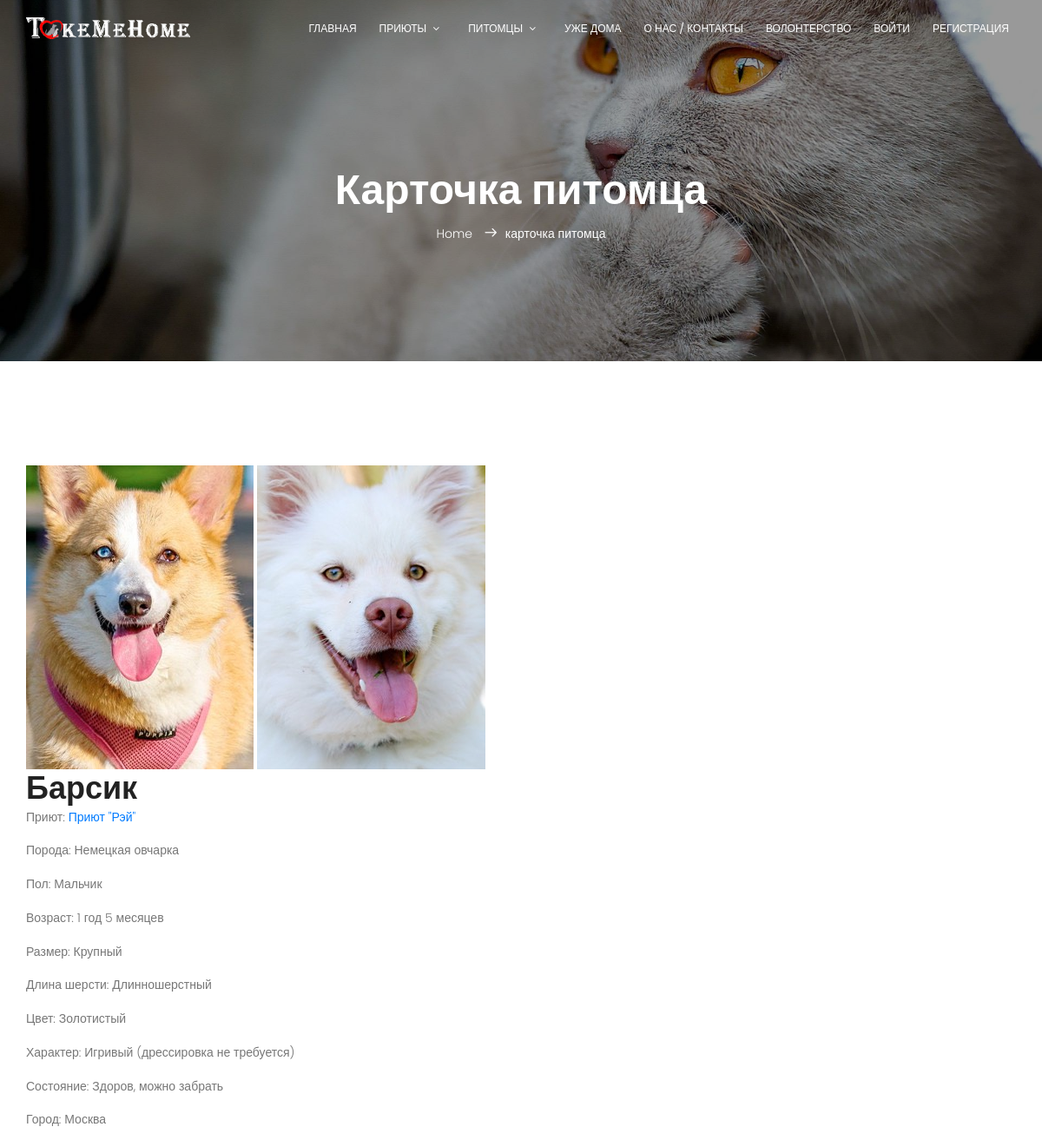
The app's page /pets/40/ (upper part), older data.
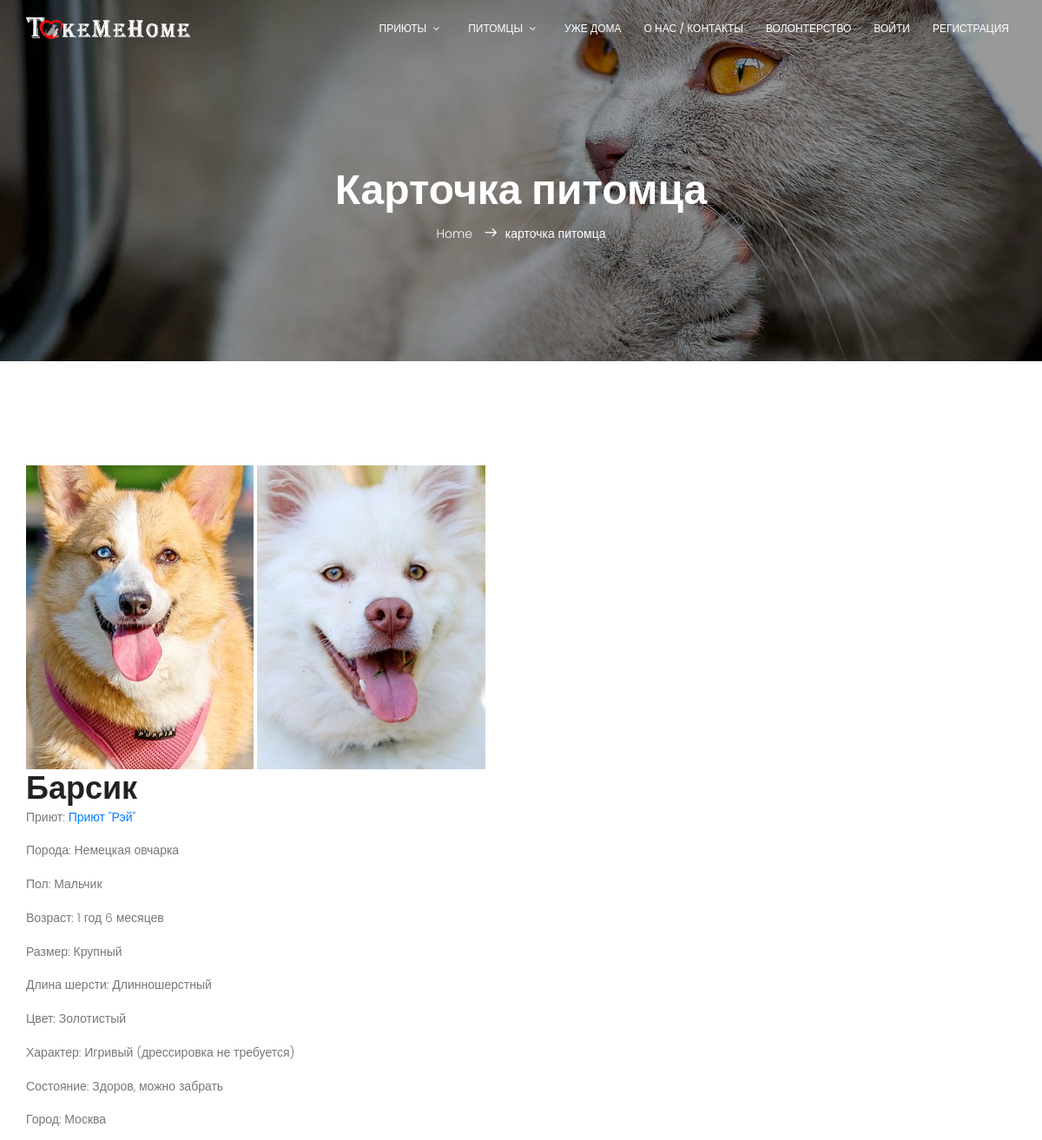
The same page, newer data.
### mainapp/models.py (models this page shows, shortened)
class Core(models.Model):
    class Meta:
        ordering = ('-is_active', 'sort', 'name')
        verbose_name = 'Ядро'
        verbose_name_plural = 'Ядра'
    name = models.CharField(verbose_name='заголовок объекта', max_length=255, null=True)
    description = models.TextField(verbose_name='описание объекта', blank=True, null=True)
    sort = models.IntegerField(verbose_name='номер объекта для сортировки', default=0, blank=True, null=False)
    is_active = models.BooleanField(verbose_name='активен ли объект', default=True, db_index=True)
    created = models.DateTimeField(verbose_name='создан', auto_now_add=True)
    updated = models.DateTimeField(verbose_name='обновлен', auto_now=True)
    def __str__(self):
        return f'{self.name}' if self.name else ''

class Menu(Core):
    class Meta:
        ordering = ('parent_id', 'sort', 'name')
        verbose_name = 'Элемент меню'
        verbose_name_plural = 'Меню сайта'
    url = models.CharField('ссылка', max_length=255, blank=False, null=False, default='#')
    css_class = models.CharField('CSS-Класс блока меню', max_length=30, null=False, blank=True, default='')
    seen_guests = models.BooleanField('виден незарегистрированным пользователям', default=True)
    seen_users = models.BooleanField('виден зарегистрированным пользователям', default=False)
    seen_shelters = models.BooleanField('виден приютам', default=False)
    parent = models.ForeignKey('self', verbose_name='суперкласс меню', null=True, blank=True, related_name='submenus', on_delete=models.CASCADE)
    objects = MenuManager()
    def __getattr__(self, attr):
        if attr.startswith('get_menu_'):
            return type(self).objects.get_menu(attr[9:])
        return super().__getattr__(attr)
    def get_url(self):
        return reverse(self.url) if ':' in self.url else self.url

class Core(models.Model):
    class Meta:
        ordering = ('-is_active', 'sort', 'name')
        verbose_name = 'Ядро'
        verbose_name_plural = 'Ядра'
    name = models.CharField(verbose_name='заголовок объекта', max_length=255, null=True)
    description = models.TextField(verbose_name='описание объекта', blank=True, null=True)
    sort = models.IntegerField(verbose_name='номер объекта для сортировки', default=0, blank=True, null=False)
    is_active = models.BooleanField(verbose_name='активен ли объект', default=True, db_index=True)
    created = models.DateTimeField(verbose_name='создан', auto_now_add=True)
    updated = models.DateTimeField(verbose_name='обновлен', auto_now=True)
    def __str__(self):
        return f'{self.name}' if self.name else ''

class Picture(Core):
    class Meta:
        ordering = ('sort', 'updated')
        verbose_name = 'Картинка'
        verbose_name_plural = 'Картинки'
    image = models.ImageField(upload_to='images')
    related_obj = models.ForeignKey(Core, verbose_name='изображения', null=True, blank=True, related_name='images', on_delete=models.CASCADE)

class Pet(Core):
    pet_shelter = models.ForeignKey(Shelter, on_delete=models.CASCADE, related_name='pets', blank=False, null=False)
    pet_category = models.ForeignKey(PetCategory, on_delete=models.CASCADE)
    pet_status = models.ForeignKey(PetStatus, on_delete=models.CASCADE)
    pet_breed = models.ForeignKey(PetBreed, on_delete=models.CASCADE)
    pet_gender = models.ForeignKey(PetGender, on_delete=models.CASCADE)
    pet_size = models.ForeignKey(PetSize, on_delete=models.CASCADE)
    pet_wool_length = models.ForeignKey(PetWool, on_delete=models.CASCADE)
    pet_color = models.ForeignKey(PetColor, on_delete=models.CASCADE)
    pet_character = models.ForeignKey(PetCharacter, on_delete=models.CASCADE)
    age = models.PositiveIntegerField(verbose_name='возраст (лет)', default=0)
    month = models.PositiveIntegerField(verbose_name='возраст (мес)', default=0)

class Shelter(Core):
    shelter_logo = models.ImageField(upload_to='shelter/images', verbose_name='логотип приюта', blank=True)
    shelter_city = models.ForeignKey(City, verbose_name='город', related_name='shelters', null=False, blank=False, on_delete=models.PROTECT)
    shelter_address = models.CharField(verbose_name='адрес', max_length=255, null=False, blank=False, unique=True)
    shelter_phone = models.CharField(verbose_name='телефон', max_length=17, null=False, blank=False, unique=True)
    shelter_email = models.EmailField(verbose_name='эл.почта', null=False, blank=False, unique=True)

### mainapp/views.py (the view)
# urls.py: path('pets/<int:pk>/', pet_card, name='pet_card'),
def pet_card(request, pk):
    def get_year_output(year):
        year_output = 'год(-а)'
        if year == 1:
            year_output = 'год'
        elif 4 >= year >= 2:
            year_output = 'года'
        elif 20 >= year >= 5:
            year_output = 'лет'
        return year_output
    def get_month_output(month):
        if month == 1:
            month_output = 'месяц'
        elif 4 >= month >= 2:
            month_output = 'месяца'
        elif 12 >= month >= 5 or month == 0:
            month_output = 'месяцев'
        return month_output
    pet = get_object_or_404(Pet, pk=pk)
    context = {
        'title': 'карточка питомца',
        'pet': pet,
        'shelter': pet.pet_shelter,
        'year_output': get_year_output(year=pet.age),
        'month_output': get_month_output(month=pet.month)
    }
    return render(request, 'mainapp/pet_card.html', context)

### mainapp/context_processors.py (called while the page is built)
def get_context(request):
    context = {
        'menu': Menu(),
    }
    return context

### mainapp/models.py (called while the page is built)
    def get_menu(self, attr):
        return self.filter(name=attr, parent_id__isnull=True).first()

### mainapp/templates/mainapp/pet_card.html (shortened to what this page needs)
{% extends 'mainapp/base.html' %}
{% block main_banner %}
    {% include 'mainapp/includes/inc-main_banner_small.html' %}
{% endblock %}
{% block content %}
    <section class="cat-list-area section-gap">
        <div class="container">
            <div class="row">
                <div>
                    {% for img in pet.images.all %}
                        <a href="{{ img.image.url }}">
                            <img src="{{ img.image.url }}" alt="">
                        </a>
                    {% endfor %}
                    <h1>{{pet.name}}</h1>
                    <p>Приют: <a href="{% url 'mainapp:shelter_card' shelter.pk %}">{{pet.pet_shelter}}</a></p>
                    <p>Порода: {{pet.pet_breed}}</p>
                    <p>Пол: {{pet.pet_gender}}</p>
                    <p>Возраст:
                        {{pet.age}} {{ year_output }}
                        {{pet.month}} {{ month_output }}
                    </p>
                    <p>Размер: {{pet.pet_size}}</p>
                    <p>Длина шерсти: {{pet.pet_wool_length}}</p>
                    <p>Цвет: {{pet.pet_color}}</p>
                    <p>Характер: {{pet.pet_character}}</p>
                    <p>Состояние: {{pet.pet_status}}</p>
                    <p>Город: {{shelter.shelter_city}}</p>
                </div>
            </div>
        </div>
    </section>
{% endblock %}

### mainapp/templates/mainapp/base.html (shortened to what this page needs)
{% load static %}
<!DOCTYPE html>
<html lang="zxx" class="no-js">
<head>
    {% block css %}
        <link rel="stylesheet" href="{% static 'css/linearicons.css' %}">
        <link rel="stylesheet" href="{% static 'css/font-awesome.min.css' %}">
        <link rel="stylesheet" href="{% static 'css/bootstrap.css' %}">
        <link rel="stylesheet" href="{% static 'css/magnific-popup.css' %}">
        <link rel="stylesheet" href="{% static 'css/nice-select.css' %}">
        <link rel="stylesheet" href="{% static 'css/animate.min.css' %}">
        <link rel="stylesheet" href="{% static 'css/owl.carousel.css' %}">
        <link rel="stylesheet" href="{% static 'css/main.css' %}">
    {% endblock %}
</head>
<body>
{% block main_menu %}
    <header id="header" id="home">
        <div class="container main-menu">
            <div class="row align-items-center justify-content-between d-flex">
                <div id="logo">
                    <a href="/"><img src="{% static 'img/logo2.png' %}" alt="" title="" height="25"/></a>
                </div>
                {% include 'mainapp/includes/mainmenu.html' with menu=menu.get_menu_mainmenu %}
            </div>
        </div>
    </header>
{% endblock %}
{% block main_banner %}
{% endblock %}
{% block content %}
{% endblock %}
</body>
</html>

### mainapp/templates/mainapp/includes/mainmenu.html (shortened to what this page needs)
<nav id="nav-menu-container">
    <ul class="nav-menu {{ menu.css_class }}">
        {% for object in menu.submenus.all %}
            <li class="mainmenu {{ obj.css_class }}"><a href="{{ object.get_url }}"> {{ object.name }} </a>
            </li>
        {% endfor %}
        <li><a href="{% url 'mainapp:volunteer' %}">Волонтерство</a></li>
        {% if user.is_authenticated %}
            {% if user.avatar %}
                <li><img src="{{ user.avatar.url }}" width="40" alt="" style="border-radius: 50%"></li>
            {% endif %}
            <li class="mainmenu menu-has-children"><a href="/">{% if user.first_name %} {{ user.first_name }} {% else %}
                {{ user.username }} {% endif %}</a>
                <ul>
                    {% if user.is_superuser %}
                        <li>
                            <a href="{% url 'adminapp:pet_list' %}">
                                Администрирование
                            </a>
                        </li>
                    {% endif %}
                    <li class=""><a href="{% url 'logout' %}">Выйти</a></li>
                </ul>
            </li>
        {% else %}
            <li class="mainmenu"><a href="{% url 'login' %}">Войти</a></li>
            <li class="mainmenu"><a href="{% url 'register' %}">Регистрация</a></li>
        {% endif %}
    </ul>
</nav>

### mainapp/templates/mainapp/includes/inc-main_banner_small.html
<section class="banner-area relative" id="home">
    <div class="overlay overlay-bg"></div>
    <div class="container">
        <div class="row d-flex align-items-center justify-content-center">
            <div class="about-content col-lg-12">
                <h1 class="text-white">
                    {{ title|capfirst }}
                </h1>
                <p class="text-white link-nav"><a href="/">Home </a>
                    <span class="lnr lnr-arrow-right"></span>{{ title }}
                </p>
            </div>
        </div>
    </div>
</section>

### static/css/main.css (style rules this page uses)
body { color: #777777; font-family: "Poppins", sans-serif; font-size: 14px; font-weight: 300; line-height: 1.625em; position: relative; }
ol, ul { margin: 0; padding: 0; list-style: none; }
a { -webkit-transition: all 0.3s ease 0s; -moz-transition: all 0.3s ease 0s; -o-transition: all 0.3s ease 0s; transition: all 0.3s ease 0s; }
a, a:focus, a:hover { text-decoration: none; outline: 0; }
h1, h2, h3, h4, h5, h6 { font-family: "Poppins", sans-serif; color: #222222; line-height: 1.2em !important; margin-bottom: 0; margin-top: 0; font-weight: 600; }
h1, .h1 { font-size: 36px; }
.text-white { color: #fff; }
.relative { position: relative; }
.overlay { position: absolute; left: 0; right: 0; top: 0; bottom: 0; }
h1 { font-size: 36px; }
h1, h2, h3, h4, h5, h6 { line-height: 1.5em; }
.main-menu { padding-top: 20px; }
#header { padding: 0px 0px 20px 0px; position: fixed; left: 0; top: 0; right: 0; transition: all 0.5s; z-index: 997; }
#header #logo img { padding: 0; margin: 0; }
.nav-menu, .nav-menu * { margin: 0; padding: 0; list-style: none; }
.nav-menu li { position: relative; white-space: nowrap; opacity: 1.5; }
.nav-menu > li { float: left; }
.sf-arrows .sf-with-ul { padding-right: 30px; }
.sf-arrows .sf-with-ul:after { content: "\f107"; position: absolute; right: 15px; font-family: FontAwesome; font-style: normal; font-weight: normal; }
#nav-menu-container { margin: 0; }
.nav-menu a { padding: 0 8px 0px 8px; text-decoration: none; display: inline-block; color: #fff; font-weight: 400; font-size: 12px; text-transform: uppercase; outline: none; }
.nav-menu > li { margin-left: 10px; }
#mobile-nav { position: fixed; top: 0; padding-top: 18px; bottom: 0; z-index: 998; background: rgba(0, 0, 0, 0.8); left: -260px; width: 260px; overflow-y: auto; transition: 0.4s; }
#mobile-nav ul { padding: 0; margin: 0; list-style: none; }
#mobile-nav ul li { position: relative; }
#mobile-nav ul li a { color: #fff; font-size: 13px; text-transform: uppercase; overflow: hidden; padding: 10px 22px 10px 15px; position: relative; text-decoration: none; width: 100%; display: block; outline: none; font-weight: 700; }
.section-gap { padding: 120px 0; }
.banner-area { background: url(../img/banner-bg.jpg) center; background-size: cover; }
.banner-area .overlay-bg { background-color: rgba(0, 0, 0, 0.4); }
.link-nav { margin-top: 10px; }
.about-content { margin-top: 70px; padding: 120px 0px; text-align: center; }
.about-content h1 { font-size: 48px; font-weight: 600; }
.about-content a { color: #fff; font-weight: 300; font-size: 14px; }
.about-content .lnr { margin: 0px 10px; font-weight: 600; }

Row changes from the older to the newer data that the page shows:
removed Menu: name "ГЛАВНАЯ"
changed Pet "Приют \"Рэй\"": month "5" → "6"
